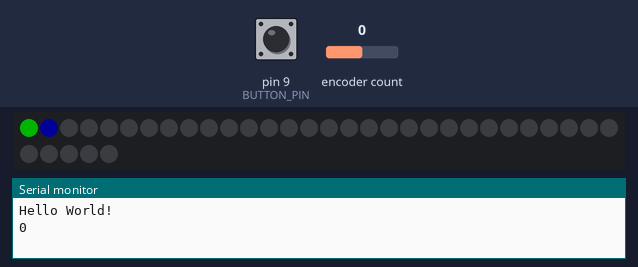
The program below on a simulated Arduino Nano, built with avr-gcc and run on an emulated ATmega328P. Parts: 35 RGB LEDs in strip order, left to right, continuing on the next row, the last lines printed to the serial monitor. The inputs (shaded band) are chosen by the test bench; at power-on: pin 9 (BUTTON_PIN) HIGH, encoder count 0. Dim RGB values are drawn brighter than linear.

Above: at 0.2 s.
1.3 s: pin 9 (BUTTON_PIN) pulled LOW for 1 s
At 2.35 s:
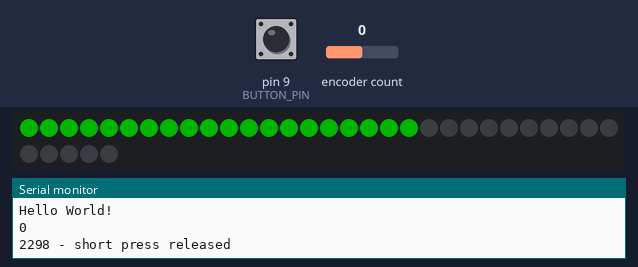
2.9 s: pin 9 (BUTTON_PIN) pulled LOW for 3.2 s
At 6.8 s:
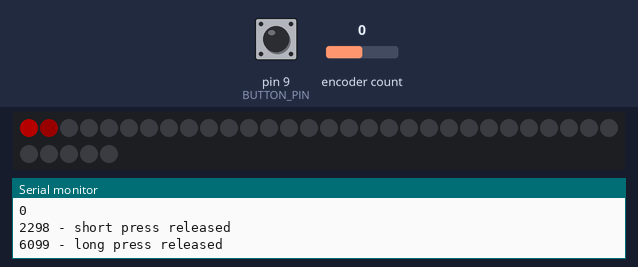
9.1 s: encoder count set to 1
Timing chart, 0 to 12.1 s (numbered marks = the images above; inputs shaded):
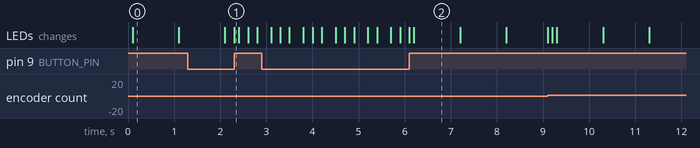

Measured:
- after the input at 1.3 s, the LEDs: first differ from a run without the input after 1.0 s (image 1)
- after the input at 2.9 s, the LEDs: first differ from a run without the input after 3.2 s (image 2 shows a later state)

The program:

main.cpp
```cpp
#include <Arduino.h>

#include <Adafruit_NeoPixel.h>
#include <Encoder.h>

#include "button_handling.h"

#define PIN A1
#define PIN_ROTARY_A 5
#define PIN_ROTARY_B 6
#define BUTTON_PIN 9

#define SECOND 1000L // how many millis do a second have
#define LEDUPDATETIME 100L

#define LONG_PRESS_MILLIS 2000L

#define DEBUG

const int LED_COUNT = 35;

// enums
// enum buttonPressed { NoPress, ShortPress, LongPress };

// functions
void set_timer(long time);
uint32_t colorToUInt(uint8_t red, uint8_t green, uint8_t blue);
uint8_t UIntToColor(uint8_t rgbSelector, uint32_t color);
void writeLEDs();
void updateTimer();
unsigned long restartTimer();
void buttonHandling();
void checkPauseTime();

// objects
Adafruit_NeoPixel pixels(LED_COUNT, PIN, NEO_GRB + NEO_KHZ800);
Encoder myEnc(PIN_ROTARY_A, PIN_ROTARY_B);

void setup() {
#ifdef DEBUG
  Serial.begin(9600);
  Serial.println("Hello World!");
#endif
  pinMode(BUTTON_PIN, INPUT_PULLUP);
  pixels.begin();
}

bool buttonPressed = false;

unsigned long endTime = 20;
const unsigned long TWENTY_MINUTES = SECOND * 60L * 20L;
const unsigned long FIVE_MINUTES = SECOND * 60L * 5L;

int32_t leds[LED_COUNT];

bool running = false;
bool working = false;
bool pause = false;
long oldRotaryPosition = -99;

void loop() {
  updateTimer();
  buttonHandling();
  checkPauseTime();
  // restartTimer();
  writeLEDs();
#ifdef DEBUG
  long newRotaryPosition = myEnc.read();
  if (newRotaryPosition != oldRotaryPosition) {
    oldRotaryPosition = newRotaryPosition;
    Serial.println(newRotaryPosition);
  }
#endif
}

void set_timer(long time) {
  uint8_t minutes = time / (SECOND * 60L);
  uint16_t overmillis = time % (SECOND * 60);
  uint8_t led_counter = 0;
  for (int ii = 0; ii < LED_COUNT; ii++) {
    leds[ii] = 0;
  }
  for (; led_counter < minutes and led_counter < LED_COUNT; led_counter++) {
    leds[led_counter] = colorToUInt(working ? 0 : 63, working ? 63 : 0, 0);
  }
  uint8_t colorScheme = 127L * overmillis / (60L * SECOND / 2L);
  if (led_counter < LED_COUNT) {
    leds[led_counter] =
        colorToUInt(working ? 0 : colorScheme, 0, working ? colorScheme : 0);
    led_counter++;
  }
  if (led_counter < LED_COUNT) {
    leds[led_counter] = 0;
  }
}

unsigned long nextchange = 0;
bool setLED = false;
void blinker(uint32_t time) {
  if (time == 0) {
    digitalWrite(LED_BUILTIN, HIGH);
  }
  if (millis() >= nextchange) {

    setLED = !setLED;
    nextchange = millis() + (setLED ? time : (time / 2.0));
    digitalWrite(LED_BUILTIN, setLED);
  }
}

uint32_t colorToUInt(uint8_t red, uint8_t green, uint8_t blue) {
  return (uint32_t(red) << 16) + (uint32_t(green) << 8) + blue;
}

uint8_t UIntToColor(uint8_t rgbSelector, uint32_t color) {
  return color >> (rgbSelector * 8) & 0b11111111;
}
unsigned long writeTime = 0;
void writeLEDs() {
  if (writeTime <= millis()) {
    pixels.clear();
    for (int ii = 0; ii < LED_COUNT; ii++) {
      pixels.setPixelColor(ii, pixels.Color(UIntToColor(2, leds[ii]),
                                            UIntToColor(1, leds[ii]),
                                            UIntToColor(0, leds[ii])));
    }

    if (pause && (writeTime >> 10) % 2) {
      pixels.clear();
    }
    pixels.show();
    writeTime += LEDUPDATETIME;
  }
}

void updateTimer() {
  long remainingTime;
  if (!running and pause) {
    remainingTime = restartTimer();
    running = true;
  } else if (!pause) {
    remainingTime = long(endTime - millis());
  }
  if (remainingTime > 0) {
    set_timer(remainingTime);
  } else {
    running = false;
    pause = true;
  }
}

unsigned long restartTimer() {
  if (!running) {
    working = !working;
    if (working) {
      endTime = millis() + TWENTY_MINUTES;
    } else {
      endTime = millis() + FIVE_MINUTES;
    }
    pause = true;
  }
  return endTime - millis();
}

void buttonHandling() {
  enum buttonPressed event = buttonEvaluation();
#ifdef DEBUG
  if (event != NoPress) {

    Serial.print(millis());
    Serial.print(" - ");
    Serial.println((event == LongPress) ? "long press released"
                                        : "short press released");
  }
#endif
  if (running) {
    switch (event) {

    case LongPress:
      pause = true;
      running = false;
      break;

    default:
      break;
    }
  }
  if (event == ShortPress) {
    pause = !pause;
    running = true;
  }
}

bool wasPaused = false;
unsigned long pauseTime = 0L;

void checkPauseTime() {
  if (wasPaused && !pause) {
    endTime += millis() - pauseTime;
  } else if (!wasPaused && pause) {
    pauseTime = millis();
  }
  wasPaused = pause;
}
```

button_handling.cpp
```cpp
#define BUTTON_PIN 9
#define LONG_PRESS_MILLIS 2000L

#include "button_handling.h"
#include <Arduino.h>

enum buttonPressed buttonEvaluation() {
  const uint8_t retriggerSupressMillis = 2;
  static bool button_pressure;
  static unsigned long buttonTimer;
  static unsigned long retriggerSupress = 0;
  enum buttonPressed returnVal = NoPress;

  if (retriggerSupress < millis()) {
    if (!digitalRead(BUTTON_PIN) && !button_pressure) {
      buttonTimer = millis();
      button_pressure = true;
    }

    if (button_pressure && digitalRead(BUTTON_PIN)) {
      if ((buttonTimer + LONG_PRESS_MILLIS) < millis()) {
        returnVal = LongPress;
      } else {
        returnVal = ShortPress;
      }

      button_pressure = false;
      retriggerSupress = millis() + retriggerSupressMillis;
    }
  }
  return returnVal;
}
```

button_handling.h
```cpp
#ifndef BUTTON_HANDLING_H
#define UTTON_HANDLING_H
// enums
enum buttonPressed { NoPress, ShortPress, LongPress };

enum buttonPressed buttonEvaluation();

#endif
```
